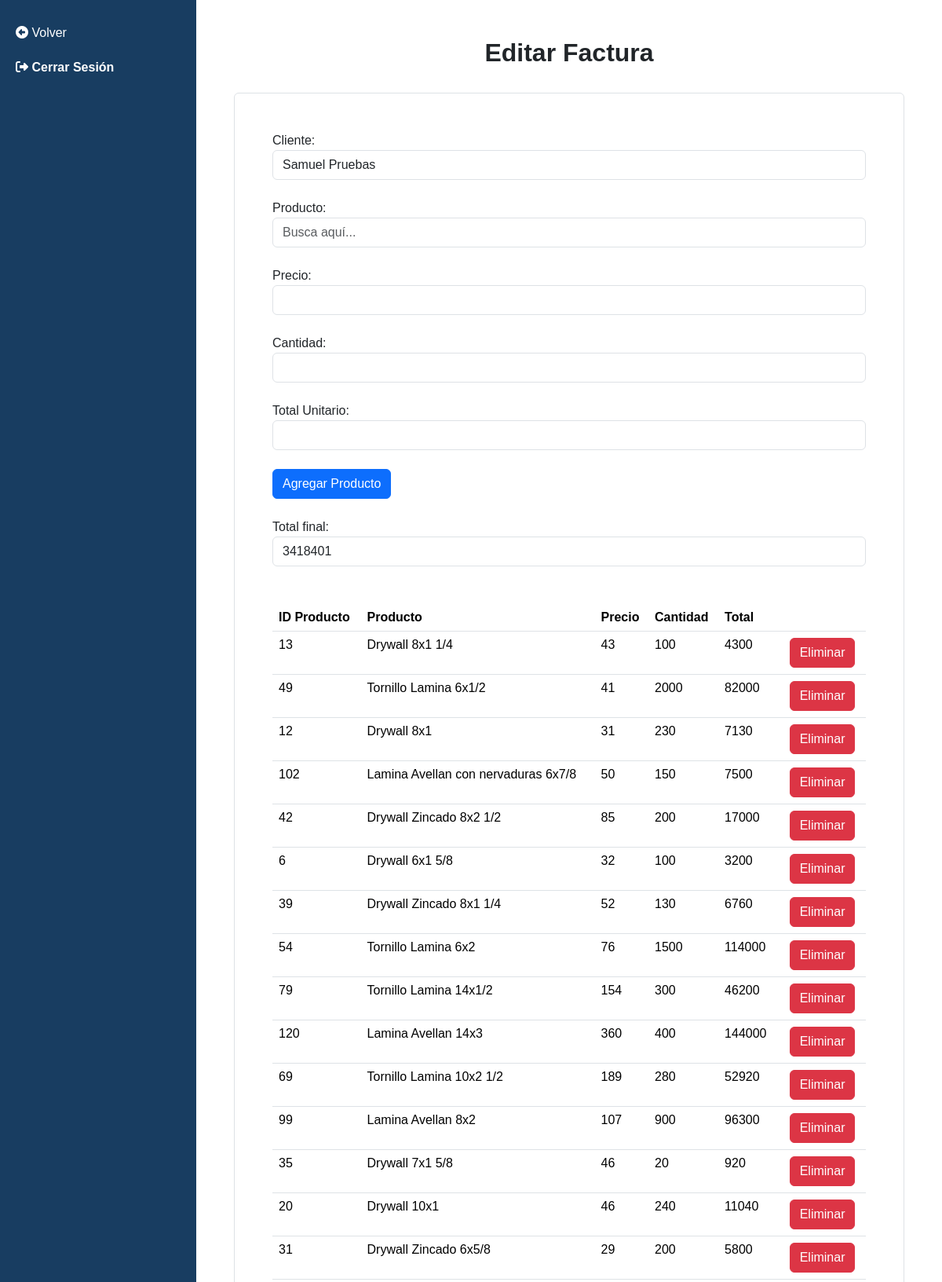
The app's page /acciones/editarFactura.php?id=69 (upper part) with its own data.
### tables this page shows
CREATE TABLE `detalles_factura` (
  `id` int(11) NOT NULL,
  `factura_id` int(11) NOT NULL,
  `producto_id` int(11) NOT NULL,
  `cantidad` int(100) NOT NULL,
  `precio_unitario` int(100) NOT NULL,
  `total` int(100) NOT NULL
);

CREATE TABLE `productos` (
  `id` int(11) NOT NULL,
  `nombre_producto` varchar(400) NOT NULL,
  `precio_actual` int(40) NOT NULL,
  `categoria_id` int(20) NOT NULL
);

### acciones/editarFactura.php (the view, shortened to what this page needs)
<?php
include "../conexion.php";
if (isset($_GET['id'])) {
    $idFactura = $_GET['id'];
    $consultaFactura = mysqli_query($conexion, "SELECT * FROM facturas WHERE id = $idFactura;");
    $resultadoCliente = mysqli_fetch_assoc($consultaFactura);
    $idclienteActual = $resultadoCliente['id_cliente'];
    $consultaDetalles = mysqli_query($conexion, "SELECT * FROM detalles_factura INNER JOIN productos ON detalles_factura.producto_id = productos.id WHERE factura_id = $idFactura");
    $detallesProductos = array();
    while ($detalle = mysqli_fetch_assoc($consultaDetalles)) {
        $detallesProductos[] = $detalle;
    }
}
$sqlTotalBD = "SELECT SUM(total) AS suma_total FROM detalles_factura WHERE factura_id = $idFactura";
$resultadoTotalBD = mysqli_query($conexion, $sqlTotalBD);
$fila = mysqli_fetch_assoc($resultadoTotalBD);
$sumaTotal = $fila['suma_total'];
?>
<link rel="stylesheet" href="https://cdnjs.cloudflare.com/ajax/libs/font-awesome/6.4.0/css/all.min.css" />
<!DOCTYPE html>
<html lang="en">
<head>
    <link rel="stylesheet" href="https://code.jquery.com/ui/1.12.1/themes/base/jquery-ui.css">
    <link href="https://cdn.jsdelivr.net/npm/bootstrap@5.3.0/dist/css/bootstrap.min.css" rel="stylesheet">
    <link href="https://cdn.jsdelivr.net/npm/bootstrap@5.3.1/dist/css/bootstrap.min.css" rel="stylesheet">
    <link rel="stylesheet" href="https://cdn.datatables.net/1.11.4/css/jquery.dataTables.min.css">
    <link rel="stylesheet" href="../Style/estilosInicio.css">
    <link rel="stylesheet" href="https://cdn.datatables.net/1.11.4/css/jquery.dataTables.min.css">
</head>
<body>
    <div class="sidebar">
        <a href="../vistas/facturas.php" class="menu-link"><i class="fa-solid fa-circle-left"></i> Volver</a>
        <a href="cerrarSesion.php" name="btncerrar"><i class="fa-solid fa-right-from-bracket"></i> <strong> Cerrar Sesión</strong></a>
    </div>
    <div class="content p-5" id="contenido">
        <h2 class="text-center"><strong>Editar Factura</strong></h2>
        <br>
        <form id="formularioFactura" class="form-control p-5" action="guardarCambiosEditar.php" method="post">
            <label for="cliente" class="label-form">Cliente:</label>
            <select name="cliente" class="form-control" id="cliente" required>
                <?php
                $sqlClientes = "SELECT id, nombre FROM clientes";
                $resultadoClientes = mysqli_query($conexion, $sqlClientes);
                while ($cliente = mysqli_fetch_assoc($resultadoClientes)) {
                    $selected = ($cliente['id'] == $idclienteActual) ? 'selected' : '';
                    echo '<option value="' . $cliente['id'] . '" ' . $selected . '>' . $cliente['nombre'] . '</option>';
                }
                ?>
            </select>
            <br>
            <label for="producto" class="label-form">Producto:</label>
            <input type="text" class="form-control" name="producto" id="producto" placeholder="Busca aquí...">
            <br>
            <label for="Precio" class="label-form">Precio:</label>
            <input type="number" class="form-control" name="Precio" id="Precio">
            <br>
            <label for="cantidad" class="label-form">Cantidad:</label>
            <input type="number" class="form-control" name="cantidad" id="cantidad">
            <br>
            <label for="total" class="label-form">Total Unitario:</label>
            <input type="number" class="form-control" name="total" id="total" readonly>
            <br>
            <input type="button" class="btn btn-primary" value="Agregar Producto" onclick="agregarProducto()">
            <br><br>
            <label for="total" class="label-form">Total final:</label>
            <input type="number" class="form-control" name="total2" id="total2" value="<?php echo $sumaTotal; ?>" readonly>
            <br><br>
            <div id="productosAgregados">
                <table class="table" id="registrados">
                    <thead>
                        <tr>
                            <th>ID Producto</th>
                            <th>Producto</th>
                            <th>Precio</th>
                            <th>Cantidad</th>
                            <th>Total</th>
                            <th></th>
                        </tr>
                    </thead>
                    <tbody>
                        <?php foreach ($detallesProductos as $detalle) { ?>
                            <tr>
                                <td><?php echo $detalle['producto_id'] ?></td>
                                <td><?php echo $detalle['nombre_producto'] ?></td>
                                <td><?php echo $detalle['precio_unitario']; ?></td>
                                <td><?php echo $detalle['cantidad']; ?></td>
                                <td><?php echo $detalle['total']; ?></td>
                                <td><button type="button" class="btn btn-danger btn-eliminar">Eliminar</button></td>
                            </tr>
                        <?php } ?>
                    </tbody>
                </table>
            </div>
            <br>
        </form>
    </div>
</body>
</html>

### Style/estilosInicio.css (style rules this page uses)
body { margin: 0; padding: 0; font-family: Arial, sans-serif; }
.sidebar { height: 100%; width: 250px; background-color: #183d61; position: fixed; top: 0; left: 0; padding-top: 20px; }
.sidebar a { display: block; color: #fff; padding: 10px 20px; text-decoration: none; }
.content { margin-left: 250px; padding: 20px; }

### records on screen
detalles_factura: producto "13", producto.nombre_producto "Drywall 8x1 1/4", precio_unitario "43", cantidad "100", total "4300"
detalles_factura: producto "49", producto.nombre_producto "Tornillo Lamina 6x1/2", precio_unitario "41", cantidad "2000", total "82000"
detalles_factura: producto "12", producto.nombre_producto "Drywall 8x1", precio_unitario "31", cantidad "230", total "7130"
detalles_factura: producto "102", producto.nombre_producto "Lamina Avellan con nervaduras 6x7/8", precio_unitario "50", cantidad "150", total "7500"
detalles_factura: producto "42", producto.nombre_producto "Drywall Zincado 8x2 1/2", precio_unitario "85", cantidad "200", total "17000"
detalles_factura: producto "6", producto.nombre_producto "Drywall 6x1 5/8", precio_unitario "32", cantidad "100", total "3200"
detalles_factura: producto "39", producto.nombre_producto "Drywall Zincado 8x1 1/4", precio_unitario "52", cantidad "130", total "6760"
detalles_factura: producto "54", producto.nombre_producto "Tornillo Lamina 6x2", precio_unitario "76", cantidad "1500", total "114000"
detalles_factura: producto "79", producto.nombre_producto "Tornillo Lamina 14x1/2", precio_unitario "154", cantidad "300", total "46200"
detalles_factura: producto "120", producto.nombre_producto "Lamina Avellan 14x3", precio_unitario "360", cantidad "400", total "144000"
detalles_factura: producto "69", producto.nombre_producto "Tornillo Lamina 10x2 1/2", precio_unitario "189", cantidad "280", total "52920"
detalles_factura: producto "99", producto.nombre_producto "Lamina Avellan 8x2", precio_unitario "107", cantidad "900", total "96300"
detalles_factura: producto "35", producto.nombre_producto "Drywall 7x1 5/8", precio_unitario "46", cantidad "20", total "920"
detalles_factura: producto "20", producto.nombre_producto "Drywall 10x1", precio_unitario "46", cantidad "240", total "11040"
detalles_factura: producto "31", producto.nombre_producto "Drywall Zincado 6x5/8", precio_unitario "29", cantidad "200", total "5800"

### other values on screen
form field cliente "Samuel Pruebas"
